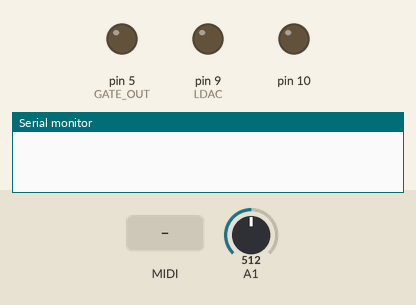
Recording of a sketch running on a simulated Arduino Uno, built with avr-gcc and run on an emulated ATmega328P. Shown: output pins drawn as LEDs (lit = HIGH), the last lines printed to the serial monitor. The test bench sets the inputs (shaded band); at power-on: A1 = 512. MIDI output is not drawn.

Above: at 1.2 s.
1.3 s: MIDI note 36 received
At 1.45 s:
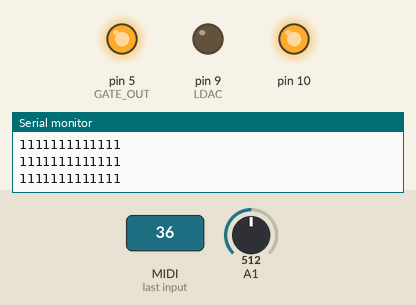
At 2.6 s:
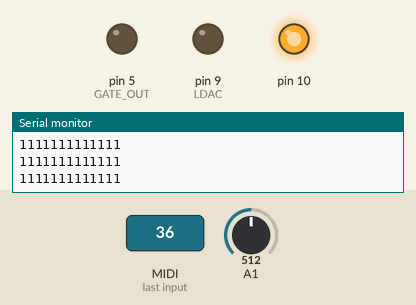
Timing chart, 0 to 4.3 s (numbered marks = the images above; inputs shaded):
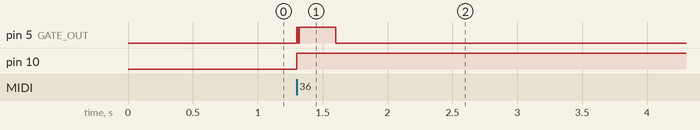

Measured:
- after the input at 1.3 s, pin 5 (GATE_OUT): LOW → HIGH at once, → LOW 0.01 s later, → HIGH 0.01 s later, → LOW 0.28 s later; pin 10: LOW → HIGH at once

The sketch:

TRS-V1.0.ino
```cpp
#include <MIDI.h>
#include <SPI.h>                 //DAC通信用
MIDI_CREATE_DEFAULT_INSTANCE();  //MIDIライブラリを有効启用MIDI库

const int LDAC = 9;  //SPI trans setting
int note_no = 0;     //noteNo=21(A0)～60(A5) total 61,マイナスの値を取るのでint 因为取负值，所以int

int bend_range = 0;
int bend_msb = 0;
int bend_lsb = 0;
long after_bend_pitch = 0;

byte note_on_count = 0;       //当多个音符打开且其中一个音符关闭时，最后一个音符不消失。
unsigned long trigTimer = 0;  //for gate ratch

byte clock_count = 0;
byte clock_max = 24;  //clock_max change by knob setting
byte clock_on_time = 0;
int clock_rate = 0;  //knob CVin

const long cv[61] = {  // V/OCT LSB for DAC
  0, 68, 137, 205, 273, 341, 410, 478, 546, 614, 683, 751,
  819, 887, 956, 1024, 1092, 1161, 1229, 1297, 1365, 1434, 1502, 1570,
  1638, 1707, 1775, 1843, 1911, 1980, 2048, 2116, 2185, 2253, 2321, 2389,
  2458, 2526, 2594, 2662, 2731, 2799, 2867, 2935, 3004, 3072, 3140, 3209,
  3277, 3345, 3413, 3482, 3550, 3618, 3686, 3755, 3823, 3891, 3959, 4028, 4095
};

void setup() {
  Serial.begin(115200);

  pinMode(LDAC, OUTPUT);  //DAC trans
  pinMode(SS, OUTPUT);    //DAC trans
  pinMode(4, OUTPUT);     //CLK_OUT
  pinMode(5, OUTPUT);     //GATE_OUT

  MIDI.begin(1);  // MIDI CH1をlisten

  SPI.begin();
  SPI.setBitOrder(MSBFIRST);            // bit order
  SPI.setClockDivider(SPI_CLOCK_DIV4);  // クロック(CLK)をシステムクロックの1/4で使用(16MHz/4)
  SPI.setDataMode(SPI_MODE0);           // クロック極性０(LOW)　クロック位相０
  delay(50);
}

void loop() {
  // Serial.println(" ");
  // Serial.println("  ");

  //-----------------------------clock_rate setting----------------------------
  clock_rate = analogRead(1);  //read knob voltage

  if (clock_rate < 256) {
    clock_max = 24;  //slow
  } else if (clock_rate < 512 && clock_rate >= 256) {
    clock_max = 12;
  } else if (clock_rate < 768 && clock_rate >= 512) {
    clock_max = 6;
  } else if (clock_rate >= 768) {
    clock_max = 3;  //fast
  }

  //-----------------------------gate ratch----------------------------
  if (note_on_count != 0) {
    Serial.println("1111111111111");
    // digitalWrite(5, HIGH);//test

    if ((millis() - trigTimer <= 20) && (millis() - trigTimer > 10)) {
      digitalWrite(5, LOW);
    }
    if ((trigTimer > 0) && (millis() - trigTimer > 20)) {
      digitalWrite(5, HIGH);
    }
  }
  // else{
  // digitalWrite(5, LOW);//test
  // }

  //-----------------------------midi operation----------------------------
  if (MIDI.read()) {  // 如果频道1有信号的话
    // digitalWrite(5, HIGH);//test

    MIDI.setInputChannel(1);
    switch (MIDI.getType()) {

      case midi::NoteOn:  //if NoteOn
        note_on_count++;
        trigTimer = millis();
        note_no = MIDI.getData1() - 21;  //note number

        if (note_no < 0) {
          note_no = 0;
        } else if (note_no >= 61) {
          note_no = 60;
        }

        digitalWrite(5, HIGH);  //Gate》HIGH
        OUT_CV(cv[note_no]);    //V/OCT LSB for DAC》参照
        break;


      case midi::NoteOff:  //if NoteOff 关闭后

        note_on_count--;
        if (note_on_count == 0) {
          digitalWrite(5, LOW);  //Gate 》LOW
        }
        break;


      case midi::ControlChange:
        OUT_MOD(MIDI.getData2() << 5);  //0-4095
        break;


      case midi::Clock:
        clock_count++;

        if (clock_count >= clock_max) {
          clock_count = 0;
        }

        if (clock_count == 1) {
          digitalWrite(4, HIGH);
        } else if (clock_count != 1) {
          digitalWrite(4, LOW);
        }
        break;


      case midi::Stop:
        clock_count = 0;
        digitalWrite(5, LOW);  //Gate》LOW
        break;


      case midi::PitchBend:
        bend_lsb = MIDI.getData1();  //LSB
        bend_msb = MIDI.getData2();  //MSB
        bend_range = bend_msb;       //0 to 127

        if (bend_range > 64) {
          after_bend_pitch = cv[note_no] + cv[note_no] * (bend_range - 64) * 4 / 10000;
          OUT_CV(after_bend_pitch);
        }

        else if (bend_range < 64) {
          after_bend_pitch = cv[note_no] - cv[note_no] * (64 - bend_range) * 4 / 10000;
          OUT_CV(after_bend_pitch);
        }
        break;
    }
  } else {
    // digitalWrite(5, LOW);//test
  }
}


//DAC_CV output
void OUT_CV(int cv) {
  digitalWrite(LDAC, HIGH);
  digitalWrite(SS, LOW);
  SPI.transfer((cv >> 8) | 0x30);  // H0x30=OUTA/1x
  SPI.transfer(cv & 0xff);
  digitalWrite(SS, HIGH);
  digitalWrite(LDAC, LOW);
}

//DAC_MOD output
void OUT_MOD(int mod) {
  digitalWrite(LDAC, HIGH);
  digitalWrite(SS, LOW);
  SPI.transfer((mod >> 8) | 0xB0);  // H0xB0=OUTB/1x
  SPI.transfer(mod & 0xff);
  digitalWrite(SS, HIGH);
  digitalWrite(LDAC, LOW);
}
```
